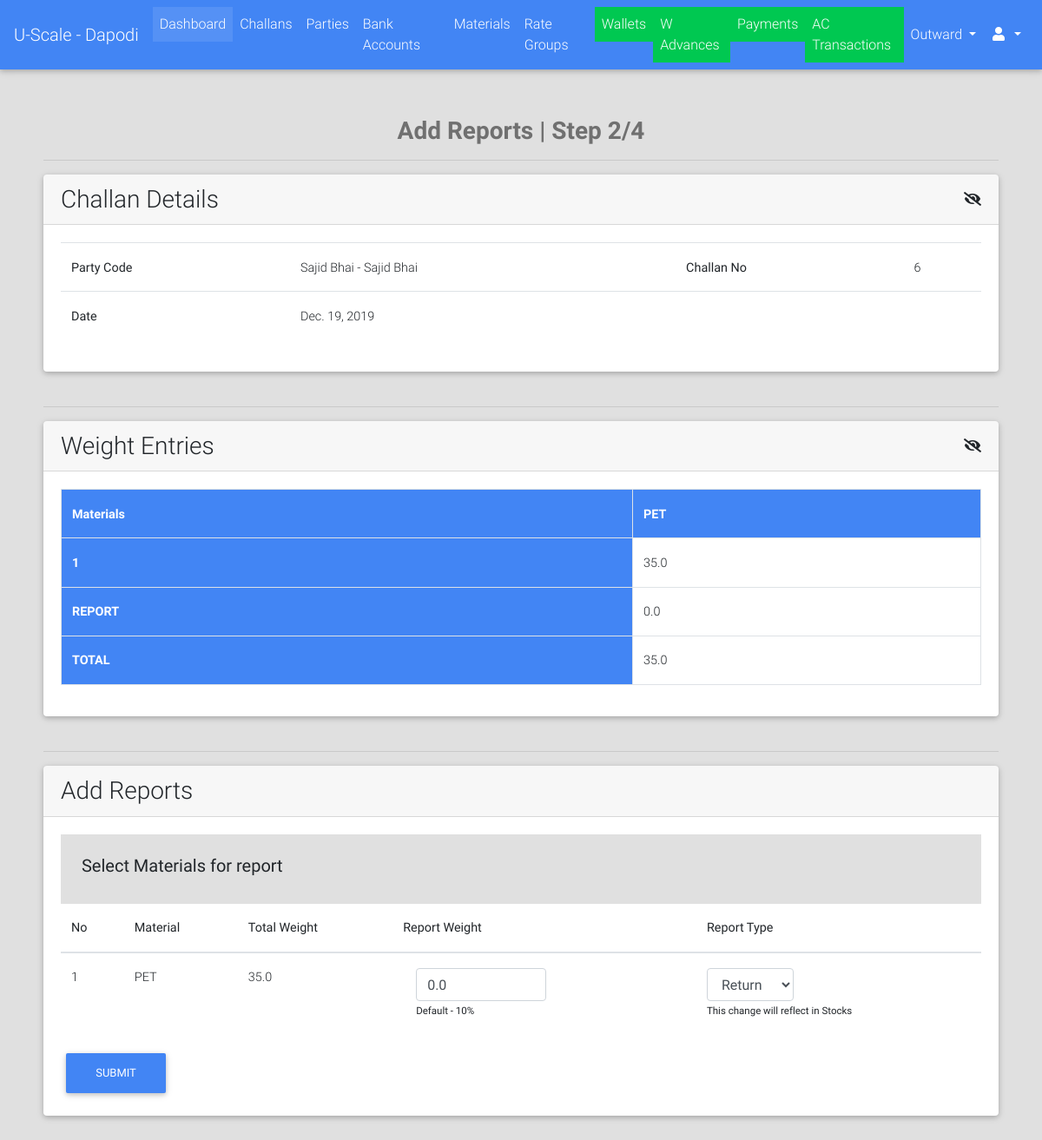
Page /challans/assign/reports/6/ (signed in) on the committed database.
### challans/models.py (models this page shows, shortened)
class Challan(models.Model):
    STATUS_CHOICES = (("PN", "Pending"), ("DN", "Done"))
    created_by = models.ForeignKey(User, on_delete=models.PROTECT)
    party = models.ForeignKey("parties.Party", on_delete=models.CASCADE)
    challan_no = models.PositiveIntegerField(unique=True
                                             )
    vehicle_details = models.CharField(max_length=128, blank=True, null=True)
    weights_amount = models.DecimalField(max_digits=9, decimal_places=2, default=decimal.Decimal(0.00))
    extra_charges = models.DecimalField(verbose_name="Kata Charges", max_digits=9, decimal_places=2,
                                        default=decimal.Decimal(0.00), validators=[MinValueValidator(limit_value=0), MaxValueValidator(limit_value=100)])
    round_amount = models.DecimalField(max_digits=4, decimal_places=2, default=decimal.Decimal(0.00), validators=[MinValueValidator(limit_value=-10), MaxValueValidator(limit_value=10)])
    total_amount = models.DecimalField(max_digits=9, decimal_places=2, default=decimal.Decimal(0.00), validators=[MinValueValidator(limit_value=0)])
    image = models.ImageField(upload_to="payments/", blank=True, null=True)
    extra_info = models.TextField(blank=True)
    created_on = models.DateField(verbose_name="Challan Date")
    updated_on = models.DateTimeField(auto_now=True)
    is_entries_done = models.BooleanField(default=False)
    is_reports_done = models.BooleanField(default=False)
    is_rates_assigned = models.BooleanField(default=False)
    is_payed = models.BooleanField(default=False)
    status = models.CharField(max_length=2, choices=STATUS_CHOICES, default="PN")
    @property
    def get_assign_reports_url(self):
        return reverse_lazy("challans:assign_reports", kwargs={'challan_no': self.challan_no})

class Weight(models.Model):
    STATUS_CHOICES = (("PN", "Pending"), ("DN", "Done"))
    challan = models.ForeignKey("Challan", on_delete=models.CASCADE)
    material = models.ForeignKey("materials.Material", on_delete=models.CASCADE)
    total_weight = models.FloatField(validators=[MinValueValidator(0.00)], default=0.00)
    rate_per_unit = models.DecimalField(max_digits=5, decimal_places=2, null=True, blank=True)
    amount = models.DecimalField(max_digits=9, decimal_places=2, default=0.00)
    stock_weight = models.FloatField(validators=[MinValueValidator(0.00)], default=0.00)
    status = models.CharField(max_length=2, choices=STATUS_CHOICES, default="PN")
    class Meta:
        unique_together = ("challan", "material")
    @property
    def get_report_weight_display(self):
        if hasattr(self, "reportweight"):
            return self.reportweight.weight_count
        else:
            return "-"

class ReportWeight(models.Model):
    REPORT_TYPE_CHOICES = (("RP", "Report"), ("RT", "Return"))
    STATUS_CHOICES = (("PN", "Pending"), ("DN", "Done"))
    weight = models.OneToOneField("Weight", on_delete=models.CASCADE)
    weight_count = models.FloatField(default=0.0)
    report_type = models.CharField(max_length=2, choices=REPORT_TYPE_CHOICES)
    status = models.CharField(max_length=2, choices=STATUS_CHOICES, default="PN")
    reported_on = models.DateField(blank=True, null=True)

### parties/models.py (models this page shows, shortened)
class Party(models.Model):
    RATE_TYPE_CHOICES = (("GR", "Group Rate"), ("IR", "Individual Rate"))
    rate_type = models.CharField(max_length=2, choices=RATE_TYPE_CHOICES)
    rate_group = models.ForeignKey("rates.RateGroup", on_delete=models.PROTECT, blank=True, null=True)
    name = models.CharField(max_length=128)
    party_code = models.CharField(max_length=32, blank=True)
    address = models.TextField(blank=True)
    phone = models.CharField(max_length=13)
    whatsapp = models.CharField(max_length=13, blank=True)
    email = models.EmailField(blank=True, null=True)
    extra_info = models.TextField(blank=True)
    is_wallet_party = models.BooleanField(default=False)
    is_active = models.BooleanField(default=True)
    @property
    def get_display_text(self):
        return self.name
    class Meta:
        verbose_name = "Party"
        verbose_name_plural = "Parties"

### materials/models.py (models this page shows, shortened)
class Material(models.Model):
    name = models.CharField(max_length=64)
    attribute = models.CharField(max_length=6, blank=True)
    material_code = models.CharField(max_length=12)
    extra_info = models.TextField(blank=True)
    has_report = models.BooleanField(default=False)
    merge_material = models.ForeignKey("self", related_name="merge_materials", on_delete=models.SET_NULL, blank=True, null=True)
    up_rate = models.FloatField(default=1.0, validators=[MinValueValidator(limit_value=0.1)])
    default_rate = models.FloatField(default=1.0, validators=[MinValueValidator(limit_value=0.1)])
    down_rate = models.FloatField(default=1.0, validators=[MinValueValidator(limit_value=0.1)])
    is_active = models.BooleanField(default=True)
    def __str__(self):
        return self.name
    @property
    def get_display_text(self):
        return self.name

### challans/views.py (the view)
# urls.py: url(r'^assign/reports/(?P<challan_no>[0-9a-zA-Z-]+)/$', views.assign_reports, name="assign_reports"),
@login_required
def assign_reports(request, challan_no):
    challan = get_object_or_404(Challan, challan_no=challan_no, is_entries_done=True)
    if request.method == "POST":
        report_inputs = [report_input for report_input in request.POST if "report_input" in report_input]
        for report_input in report_inputs:
            try:
                weight_id = report_input.split("__")[-1]
                report_type = request.POST["report_type__" + weight_id]
                weight = get_object_or_404(Weight, challan=challan, id=weight_id)
                weight_count = float(request.POST['report_input__' + weight_id])
                report_weight = ReportWeight.objects.get_or_create(weight=weight)[0]
                report_weight.weight_count = weight_count
                report_weight.report_type = report_type
                report_weight.reported_on = timezone.now()
                report_weight.save()
            except Exception as e:
                print(e)
                pass
        return redirect(challan.get_assign_rates_url)
    else:
        context = {"challan": challan}
        return render(request, "challans/assign_reports.html", context)

### portal/templatetags/constant_tags.py (called while the page is built)
@register.simple_tag
def get_branch_name():
    return settings.BRANCH_NAME

### portal/templates/challans/assign_reports.html (shortened to what this page needs)
{% extends "portal/base.html" %}
{% load crispy_forms_tags %}
{% block content %}
    <div class="container" style="padding: 50px 20px">
       <div class="heading" id="heading">
            <h3 class="text-black-50 font-weight-bold text-center">Add Reports | Step 2/4</h3>
            <hr>
        </div>
        <div class="card">
            <div class="card-header">
                <div class="row">
                    <div class="col-lg-6">
                        <h3 class="float-left m-auto">Challan Details</h3>
                    </div>
                    <div class="col-lg-6">
                        <i class="fa fa-eye-slash mt-2 float-right" id="challan_details_toggle"></i>
                    </div>
                </div>
            </div>
            <div class="card-body" id="challanDetails">
                <table class="table">
                    <tbody>
                        <tr>
                            <th>Party Code</th>
                            <td>{{ challan.party.name }} - {{ challan.party.get_display_text }}</td>
                            <th>Challan No</th>
                            <td>{{ challan.challan_no }}</td>
                        </tr>
                        <tr>
                            <th>Date</th>
                            <td colspan="3">{{ challan.created_on }}</td>
                        </tr>
                    </tbody>
                </table>
            </div>
        </div>
        <br><hr>
        {% if challan.weight_set.exists %}
            <div>
                <div class="card">
                    <div class="card-header">
                        <div class="row">
                            <div class="col-lg-6">
                                <h3 class="float-left m-auto">Weight Entries</h3>
                            </div>
                            <div class="col-lg-6">
                                <i class="fa fa-eye-slash mt-2 float-right" id="entries_toggle"></i>
                            </div>
                        </div>
                    </div>
                    <div class="card-body" id="entries">
                        <div class="table-responsive  text-nowrap">
                            <table class="table table-bordered table-hover">
                                <tbody id="tb">
                                </tbody>
                            </table>
                        </div>
                    </div>
                </div>
            <br>
            <hr>
            </div>
        {% endif %}
        <div>
            <div class="tempForm">
                <div class="card">
                    <div class="card-header">
                        <h3 class="m-auto">Add Reports</h3>
                    </div>
                    <div class="card-body">
                        <div class="card-content p-4 bg-light">
                            <h5>Select Materials for report</h5>
                        </div>
                        <form method="post" action="{{ challan.get_assign_reports_url }}">
                            <table class="table">
                                <thead>
                                    <th>No</th>
                                    <th>Material</th>
                                    <th>Total Weight</th>
                                    <th>Report Weight</th>
                                    <th>Report Type</th>
                                </thead>
                                {% for weight in challan.weight_set.all %}
                                    <tr id="weight_{{ weight.id }}" style="display: {% if weight.reportweight or weight.material.has_report %}{% else %}none{% endif %}">
                                        <td>{{ forloop.counter }}</td>
                                        <td>{{ weight.material }}</td>
                                        <td id="total_weight_{{ weight.id }}">{{ weight.total_weight }}</td>
                                        <td>
                                            <div class="col-lg-4">
                                                <input style="width: 150px" required value="{{ weight.reportweight.weight_count }}" min="0" id="report_input__{{ weight.id }}" name="report_input__{{ weight.id }}" type="number" step="0.01" class="form-control report_input">
                                                <small>Default - 10%</small>
                                            </div>
                                        </td>
                                        <td>
                                            <div class="">
                                                <select style="width: 100px"  class="form-control report_type" name="report_type__{{ weight.id }}" required>
                                                    <option class="type_return" {% if weight.material.has_report %}selected{% endif %} value="RT">Return</option>
                                                </select>
                                                <small>This change will reflect in Stocks</small>
                                            </div>
                                        </td>
                                    </tr>
                                {% endfor %}
                            </table>
                            <button class="btn btn-primary" type="submit">Submit</button>
                        </form>
                    </div>
                </div>
            </div>
        </div>
    </div>
{% endblock %}

### rows in the picture
Challan: party.name "Sajid Bhai", party.get_display_text "Sajid Bhai", challan_no "6", created_on "Dec. 19, 2019"
Weight: material "PET", total_weight "35.0", reportweight.weight_count "0.0", material+id "Return"
